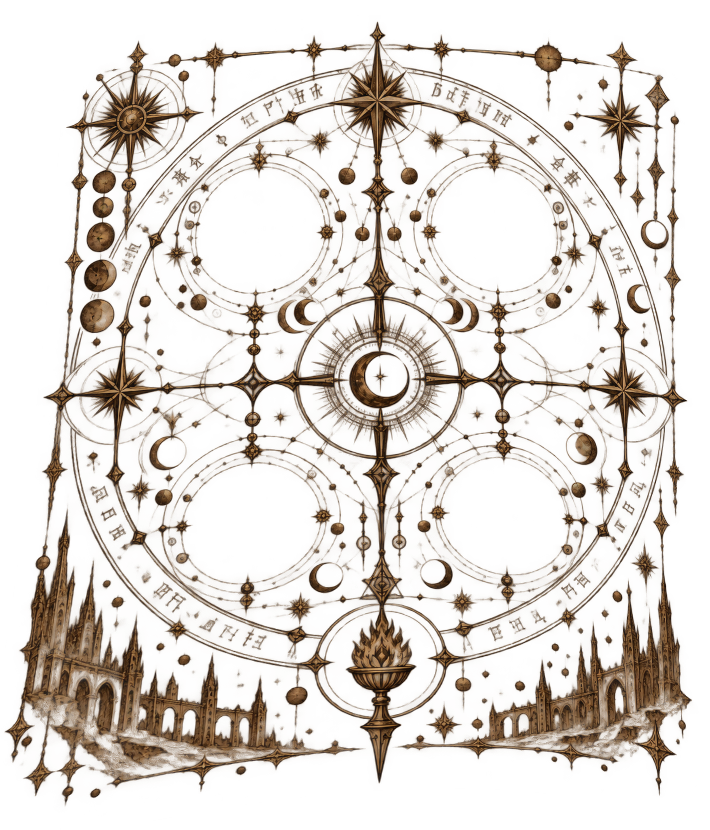
#> input picture processing/decor_provided/medallion_composition_src.png, 710 x 830 px
$ python process_spell.py decor_provided/medallion_composition_src.png
#> lines starting #> are read from the running program, lines starting #| are printed output that depends on the picture
#!/usr/bin/env python3
"""ARHeroes-Spellbook-Demo — hackathon processing step (Oct 2026).

Turns Muse-generated artwork on a solid magenta #FF00FF (default) or
green #00FF00 background into transparent frames for the Unity demo.

Pipeline (the project's standing chroma rules):
  - magenta-ness = min(R, B) - G, smoothstep 30 -> 110
    (low threshold on purpose: a higher one eats dark robe/ink edges)
  - despill: pull R/B toward G on semi-transparent edge pixels
  - --key green mirrors both: greenness = G - max(R, B), same smoothstep,
    despill pulls G toward max(R, B). Use it for blue/violet art, where
    blue glow on magenta turns into a purple halo.
  - canvas size is NEVER changed: all frames stay aligned for the loop

Usage:
  Single image (a spell page illustration):
    python process_spell.py art_magenta.png --out out/
  Frame sequence (animation frames frame_000.png ... frame_039.png):
    python process_spell.py frames_magenta/ --out out/ --fps 12 --apng spell_loop.apng
  Optional loop-seam softening (dissolves the last N frames into the first N):
    python process_spell.py frames_magenta/ --out out/ --xfade 12
  Green-screen art:
    python process_spell.py frames_green/ --out out/ --key green --apng spell_loop.apng

Requires: pip install pillow numpy
"""

import argparse
import sys
from pathlib import Path

import numpy as np
from PIL import Image

SMOOTH_LOW = 30.0
SMOOTH_HIGH = 110.0


def magenta_alpha(rgb: np.ndarray) -> np.ndarray:
    """Alpha channel (0..1) from magenta-ness. Magenta -> 0, artwork -> 1."""
    r = rgb[..., 0].astype(np.float32)
    g = rgb[..., 1].astype(np.float32)
    b = rgb[..., 2].astype(np.float32)
    return _key_to_alpha(np.minimum(r, b) - g)


def green_alpha(rgb: np.ndarray) -> np.ndarray:
    """Alpha channel (0..1) from greenness. Green -> 0, artwork -> 1."""
    r = rgb[..., 0].astype(np.float32)
    g = rgb[..., 1].astype(np.float32)
    b = rgb[..., 2].astype(np.float32)
    return _key_to_alpha(g - np.maximum(r, b))


def _key_to_alpha(keyness: np.ndarray) -> np.ndarray:
    t = np.clip((keyness - SMOOTH_LOW) / (SMOOTH_HIGH - SMOOTH_LOW), 0.0, 1.0)
    smooth = t * t * (3.0 - 2.0 * t)  # smoothstep: 0 = artwork, 1 = key colour
    return 1.0 - smooth


def despill(rgba: np.ndarray, alpha: np.ndarray, key: str = "magenta") -> np.ndarray:
    """Remove key-colour fringe on semi-transparent edges.

    Where alpha is partial, blend the key channels toward the other
    channel(s) proportionally to transparency: magenta pulls R and B
    toward G, green pulls G toward max(R, B). Fully opaque pixels are
    untouched.
    """
    out = rgba.astype(np.float32)
    a = alpha  # 2D (H, W): per-channel math below must stay 2D
    if key == "green":
        ref = np.maximum(out[..., 0], out[..., 2])
        out[..., 1] = ref + (out[..., 1] - ref) * a
    else:
        g = out[..., 1]
        out[..., 0] = g + (out[..., 0] - g) * a
        out[..., 2] = g + (out[..., 2] - g) * a
    return np.clip(out, 0, 255).astype(np.uint8)


KEY_ALPHA = {"magenta": magenta_alpha, "green": green_alpha}


def process_image(src: Path, key: str = "magenta") -> Image.Image:
    rgb = np.array(Image.open(src).convert("RGB"))
    alpha = KEY_ALPHA[key](rgb)
    rgba = np.dstack([rgb, (alpha * 255).astype(np.uint8)])
    rgba[..., :3] = despill(rgba[..., :3], alpha, key)
    transparent = float((alpha == 0).mean() * 100)
    print(f"  {src.name}: transparent={transparent:.1f}%")
    return Image.fromarray(rgba, "RGBA")


def crossfade_splice(frames: list, n: int) -> list:
    """Soften the loop seam: dissolve the last n frames toward the first n.

    Tail frame M-n+i becomes (1-w)*tail + w*head[i], w = (i+1)/n, so the
    tail fades into the head. The head is untouched and the sequence length
    never changes. Only used when the generated frames do not already loop
    cleanly.
    """
    m = len(frames)
    if n <= 0 or m < 2 * n:
        return frames
    arrs = [np.array(f).astype(np.float32) for f in frames]
    for i in range(n):
        w = (i + 1) / n
        arrs[m - n + i] = (1.0 - w) * arrs[m - n + i] + w * arrs[i]
    return [Image.fromarray(np.clip(a, 0, 255).astype(np.uint8), "RGBA") for a in arrs]


def main() -> int:
    ap = argparse.ArgumentParser(description="Chroma-key Muse art to transparent frames.")
    ap.add_argument("input", help="Key-colour background image file or directory of frames.")
    ap.add_argument("--key", choices=sorted(KEY_ALPHA), default="magenta",
                    help="Background colour to key out: magenta #FF00FF (default) or green #00FF00.")
    ap.add_argument("--out", default="out", help="Output directory for transparent PNGs.")
    ap.add_argument("--fps", type=float, default=12.0, help="APNG frame rate (default 12).")
    ap.add_argument("--apng", default="", help="Also build an APNG with this filename.")
    ap.add_argument("--xfade", type=int, default=0,
                    help="Soften the loop seam by dissolving the last N frames into "
                         "the first N (0 = off).")
    args = ap.parse_args()

    src = Path(args.input)
    out_dir = Path(args.out)
    out_dir.mkdir(parents=True, exist_ok=True)

    if src.is_file():
        files = [src]
    elif src.is_dir():
        files = sorted(p for p in src.iterdir()
                       if p.suffix.lower() in (".png", ".jpg", ".jpeg", ".webp"))
        if not files:
            print(f"No images found in {src}", file=sys.stderr)
            return 1
    else:
        print(f"Not found: {src}", file=sys.stderr)
        return 1

    frames = [process_image(f, args.key) for f in files]
#> in process_image, `rgb = np.array(Image.open(src).convert("RGB"))`:
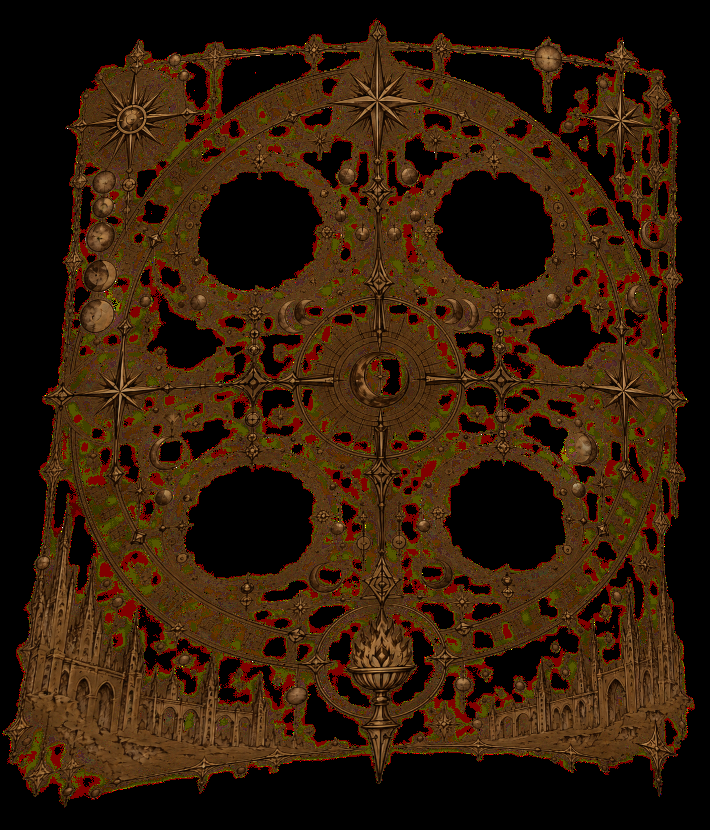
#> rgb: shape (830, 710, 3); mean R, G, B 51.1, 28.6, 9.2
#> in magenta_alpha, `r = rgb[..., 0].astype(np.float32)`:
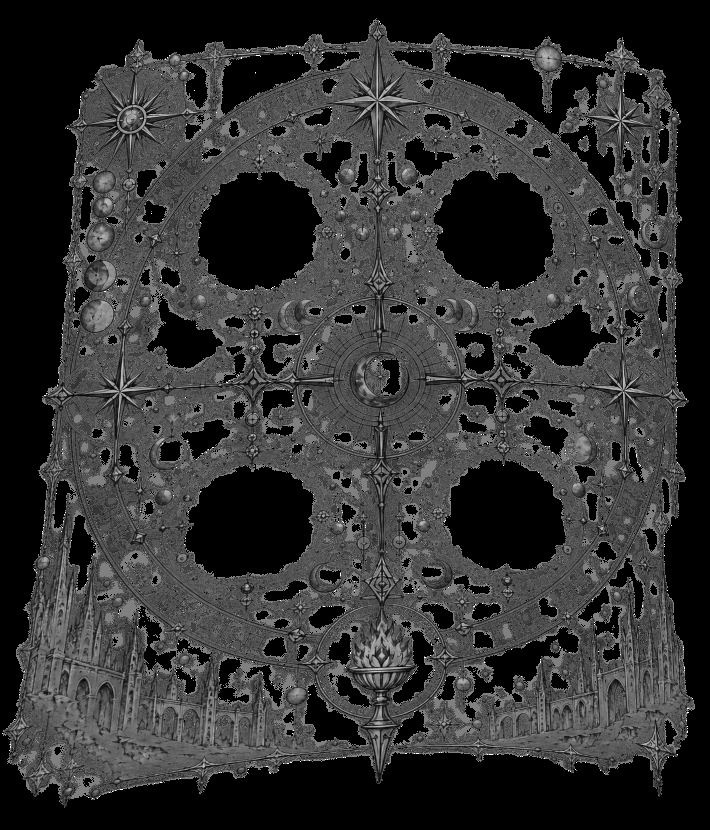
#> r: shape (830, 710) float32; min 0, max 255, mean 51.1
#> in magenta_alpha, `g = rgb[..., 1].astype(np.float32)`:
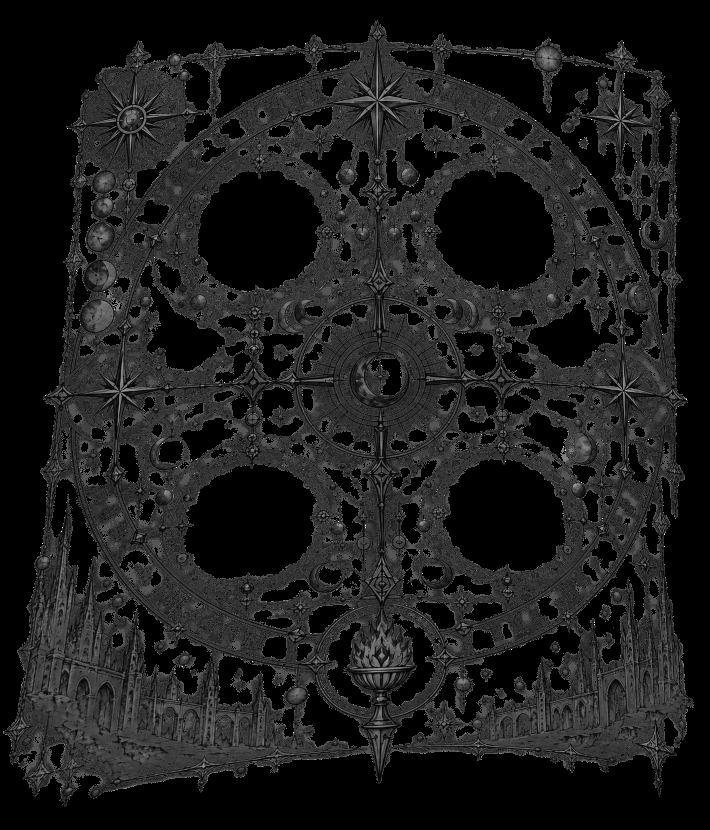
#> g: shape (830, 710) float32; min 0, max 255, mean 28.6
#> in magenta_alpha, `b = rgb[..., 2].astype(np.float32)`:
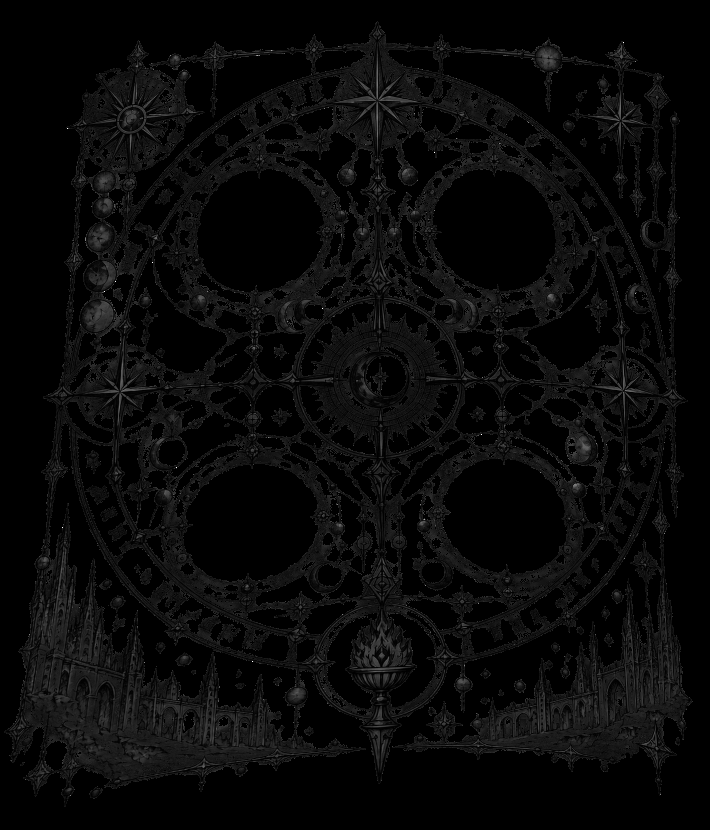
#> b: shape (830, 710) float32; min 0, max 255, mean 9.2
#> in despill, `out[..., 0] = g + (out[..., 0] - g) * a`: out: shape (830, 710, 3) float32; mean R, G, B 51, 28.6, 9.2
#> in despill, `out[..., 2] = g + (out[..., 2] - g) * a`: out: shape (830, 710, 3) float32; mean R, G, B 51, 28.6, 9.2
#> in process_image, `rgba[..., :3] = despill(rgba[..., :3], alpha, key)`: rgba: shape (830, 710, 4); mean R, G, B, A 51.1, 28.6, 9.2, 255
#> in process_image, `transparent = float((alpha == 0).mean() * 100)`: transparent = 0.00119
#|   medallion_composition_src.png: transparent=0.0%
#> frames = 1 item
    # Splice before writing, so the Unity PNGs and the APNG get the same sequence
    frames = crossfade_splice(frames, args.xfade)
#> in crossfade_splice, `m = len(frames)`: m = 1
    for f, img in zip(files, frames):
        img.save(out_dir / f"{f.stem}_transparent.png")
#> this loop made 1 pass
    print(f"Wrote {len(frames)} transparent frame(s) to {out_dir}/")
#| Wrote 1 transparent frame(s) to out/

    if args.apng and len(frames) > 1:
        ms = max(1, int(round(1000 / args.fps)))
        frames[0].save(out_dir / args.apng, save_all=True,
                       append_images=frames[1:], duration=ms, loop=0)
        print(f"Wrote APNG {out_dir / args.apng} ({len(frames)} frames, {args.fps} fps)")
    return 0


if __name__ == "__main__":
    raise SystemExit(main())
#> (the program exits here)
